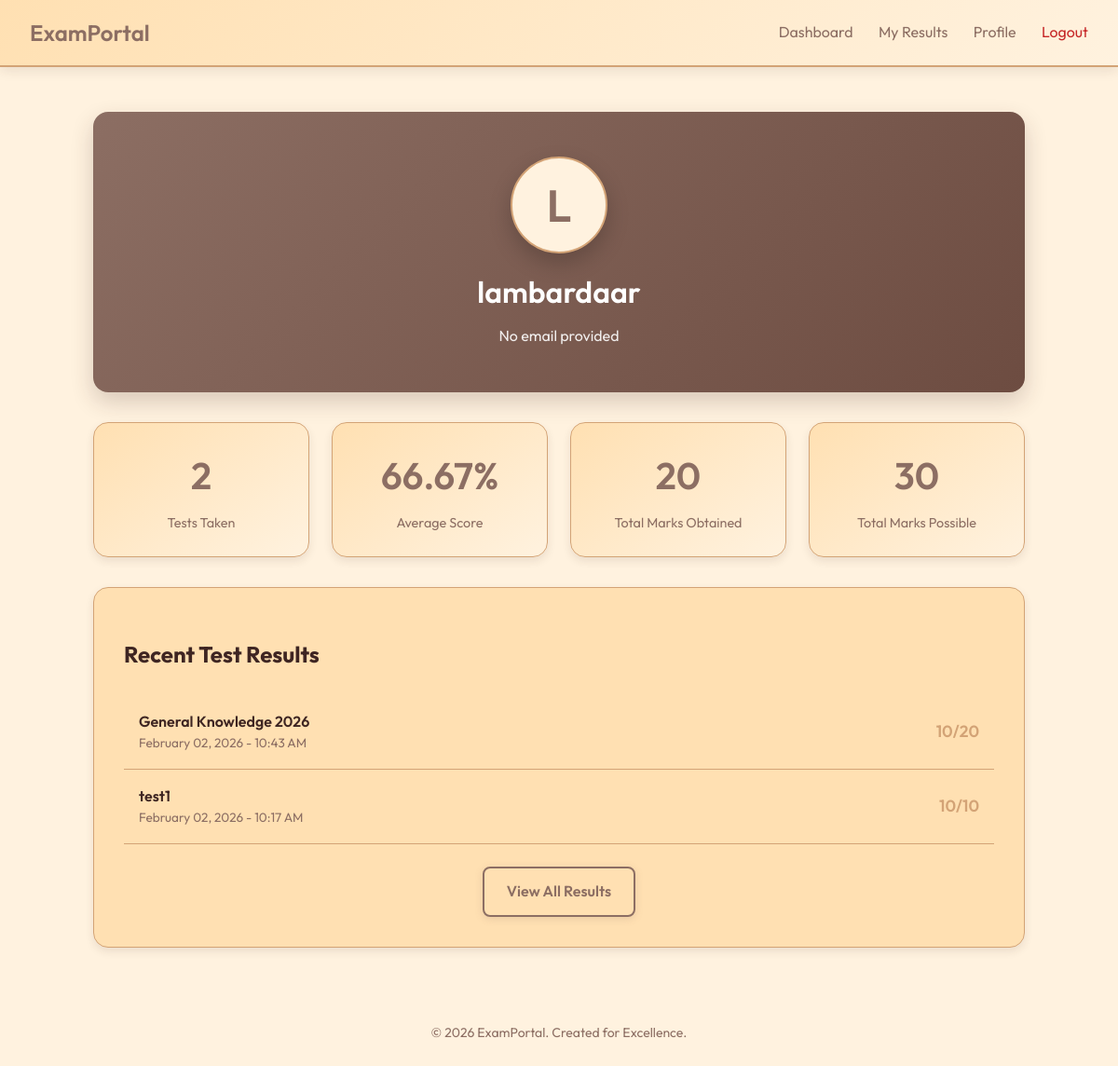
/profile/ (signed in), run on an earlier commit of the app's database.
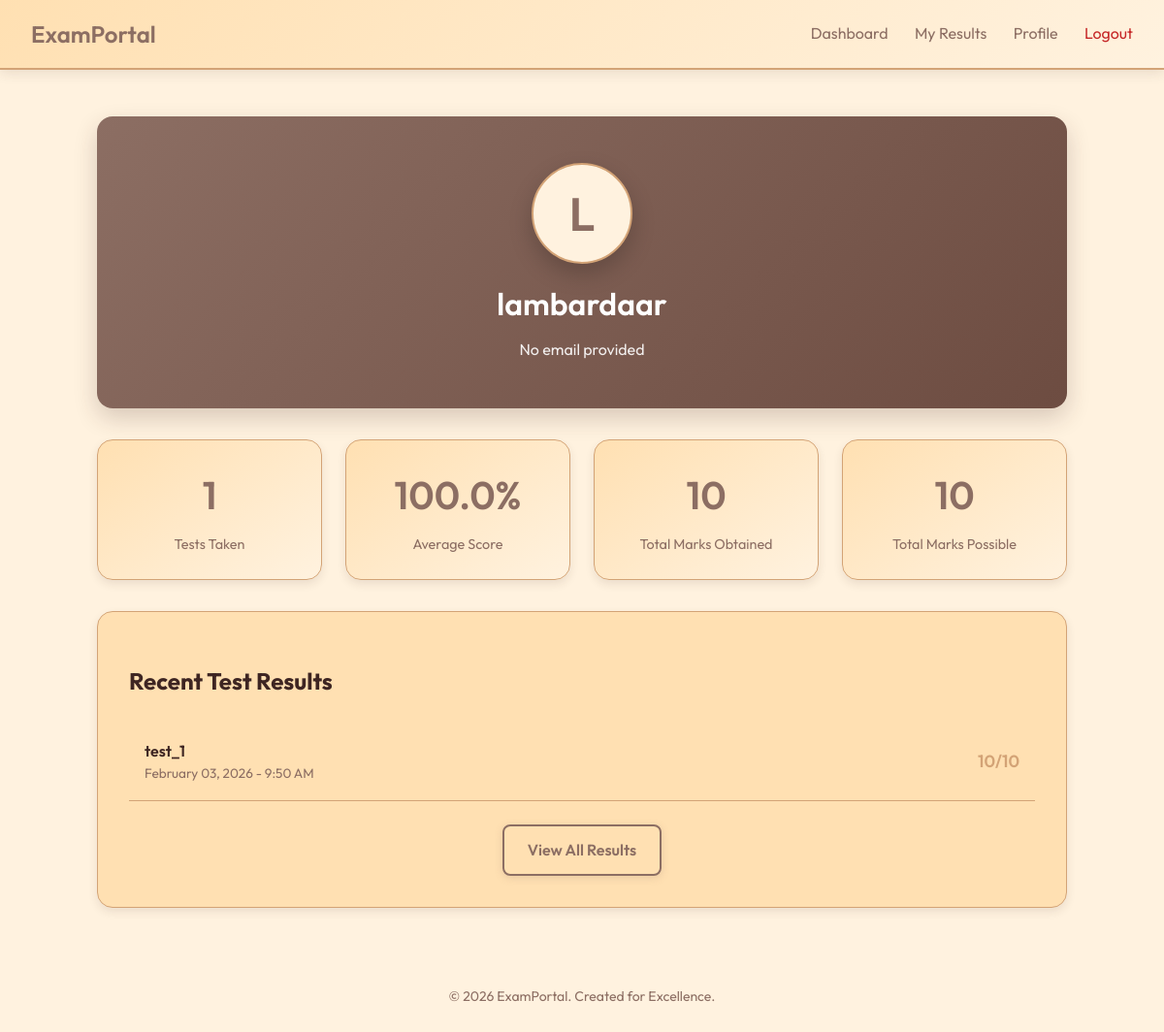
And on a later commit of the database.
### test_app/models.py (models this page shows, shortened)
class Result(models.Model):
    student = models.ForeignKey(User, on_delete=models.CASCADE)
    paper = models.ForeignKey(QuestionPaper, on_delete=models.CASCADE, null=True)
    marks = models.PositiveIntegerField()
    total_marks = models.PositiveIntegerField(default=0)
    date = models.DateTimeField(auto_now_add=True)

class QuestionPaper(models.Model):
    title = models.CharField(max_length=200)
    description = models.TextField(blank=True)
    created_at = models.DateTimeField(auto_now_add=True)

### test_app/views.py (the view)
# urls.py: path('profile/', views.student_profile, name='student_profile'),
@login_required
def student_profile(request):
    results = Result.objects.filter(student=request.user).order_by('-date')
    total_tests = results.count()
    total_marks_obtained = sum(r.marks for r in results)
    total_marks_possible = sum(r.total_marks for r in results)
    average_percentage = 0
    if total_marks_possible > 0:
        average_percentage = round((total_marks_obtained / total_marks_possible) * 100, 2)
    context = {
        'results': results[:5],  # Show last 5 results
        'total_tests': total_tests,
        'average_percentage': average_percentage,
        'total_marks_obtained': total_marks_obtained,
        'total_marks_possible': total_marks_possible,
    }
    return render(request, 'test_app/profile.html', context)

### test_app/templates/test_app/profile.html (shortened to what this page needs)
{% extends 'test_app/base.html' %}
{% block content %}
<div class="profile-header">
    <div class="profile-avatar">{{ user.username|slice:":1"|upper }}</div>
    <div class="profile-name">{{ user.username }}</div>
    <div class="profile-email">{{ user.email|default:"No email provided" }}</div>
</div>
<div class="stats-grid">
    <div class="stat-card">
        <div class="stat-value">{{ total_tests }}</div>
        <div class="stat-label">Tests Taken</div>
    </div>
    <div class="stat-card">
        <div class="stat-value">{{ average_percentage }}%</div>
        <div class="stat-label">Average Score</div>
    </div>
    <div class="stat-card">
        <div class="stat-value">{{ total_marks_obtained }}</div>
        <div class="stat-label">Total Marks Obtained</div>
    </div>
    <div class="stat-card">
        <div class="stat-value">{{ total_marks_possible }}</div>
        <div class="stat-label">Total Marks Possible</div>
    </div>
</div>
<div class="recent-results">
    <h2 style="margin-bottom: 1.5rem;">Recent Test Results</h2>
    {% if results %}
    {% for result in results %}
    <div class="result-item">
        <div>
            <div class="result-paper">{{ result.paper.title }}</div>
            <div class="result-date">{{ result.date|date:"F d, Y - g:i A" }}</div>
        </div>
        <div
            class="result-score {% if result.marks >= result.total_marks|floatformat:0|add:'-10' %}score-good{% elif result.marks >= result.total_marks|floatformat:0|add:'-20' %}score-average{% else %}score-poor{% endif %}">
            {{ result.marks }}/{{ result.total_marks }}
        </div>
    </div>
    {% endfor %}
    <div style="text-align: center; margin-top: 1.5rem;">
        <a href="{% url 'view_results' %}" class="btn btn-outline">View All Results</a>
    </div>
    {% else %}
    <div class="no-results">
        <p style="font-size: 1.2rem; margin-bottom: 1rem;">📝 No test results yet</p>
        <p>Take your first test to see your results here!</p>
        <a href="{% url 'student_dashboard' %}" class="btn btn-primary" style="margin-top: 1rem;">Browse Tests</a>
    </div>
    {% endif %}
</div>
{% endblock %}

What changed in the data, as far as the page shows it:
removed Result: paper "General Knowledge 2026", date "February 02, 2026 - 10:43 AM", marks "10", total_marks "20"
removed Result: paper "test1", date "February 02, 2026 - 10:17 AM", marks "10", total_marks "10"
added Result: paper "test_1", date "February 03, 2026 - 9:50 AM", marks "10", total_marks "10"
Also different on the page:
{{ total_tests }}: "2" → "1"
{{ average_percentage }}: "66.67" → "100.0"
{{ total_marks_obtained }}: "20" → "10"
{{ total_marks_possible }}: "30" → "10"
